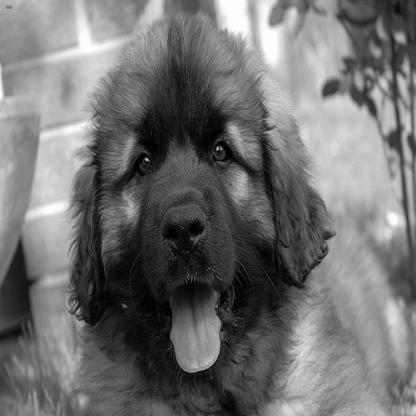
#> input picture Leonberger-1/test/images/leonberger_25_jpg.rf.0729ffd9fd4eddced219d7482901840b.jpg, 416 x 416 px
$ python invariants.py --image Leonberger-1/test/images/leonberger_25_jpg.rf.0729ffd9fd4eddced219d7482901840b.jpg
#> lines starting #> are read from the running program, lines starting #| are printed output that depends on the picture
# author: Adrian Rosebrock
# date: 29 January 2014
# website: http://www.pyimagesearch.com

# USAGE
# python invariants.py --image trex.png

# import the necessary packages
import matplotlib.pyplot as plt
import numpy as np
import argparse
import cv2

# define a function to extract a histogram from each
# channel of the image
def histogram(image):
	# initialize the list of histograms, one calculated
	# for each channel of the image
	hists = []

	# loop over the image channels
	for chan in cv2.split(image):
		# create a histogram for the current channel and
		hist = cv2.calcHist([chan], [0], None, [256], [0, 256])
		hist = cv2.normalize(hist, hist)
		hists.append(hist)

	# return the list of histograms
	return hists

# define a function used to rotate an image
def rotate(image, angle):
	# grab the dimensions of the image and calculate the
	# center of the image
	(h, w) = image.shape[:2]
	center = (w / 2, h / 2)

	# rotate and scale the image
	M = cv2.getRotationMatrix2D(center, angle, 1.0)
	affine = cv2.warpAffine(image, M, (w, h))

	# return the rotated and scaled image
	return affine

# define a funciton used to resize an image
def resize(image, scale):
	# calculate the dimensions of the new resized image and
	# then perform the resizing
	dim = tuple(np.int32((image.shape[0] * scale, image.shape[1] * scale)))
	resized = cv2.resize(image, dim, interpolation = cv2.INTER_AREA)

	# return the resized image
	return resized

# construct the argument parser and parse the arguments
ap = argparse.ArgumentParser()
ap.add_argument("-i", "--image", required = True,
	help = "path to the image")
args = vars(ap.parse_args())

# load the image
image = cv2.imread(args["image"])
#> image is the input picture: shape (416, 416, 3); min 0, max 255, mean 112.4

# loop over the list of rotations (in degrees) and scales
for (i, (angle, scale)) in enumerate(((0, 1.0), (90, 0.5), (180, 0.25))):
	# rotate and resize the image, then calculate a histogram
	# for each channel of the image
	affine = resize(rotate(image, angle), scale)
	hists = histogram(affine)

	# initialize the figure and show the resized image
	title = "Angle: %d, Scale: %.2f" % (angle, scale)
	plt.figure(title)
	cv2.imshow(title, affine)

	# loop over the histograms for each channel and plot them
	for (hist, color) in zip(hists, ("b", "g", "r")):
		plt.plot(hist, color = color)
		plt.xlim([0, 256])
		plt.ylim([0, 1])
#> this loop made 3 passes
#> pass 2, in rotate (call 2), `affine = cv2.warpAffine(image, M, (w, h))`:
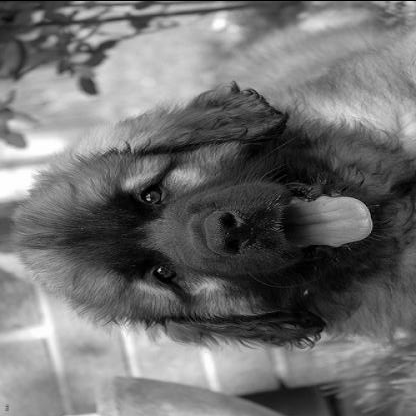
#> affine: shape (416, 416, 3); min 0, max 255, mean 112.1
#> pass 3, in rotate (call 3), `affine = cv2.warpAffine(image, M, (w, h))`:
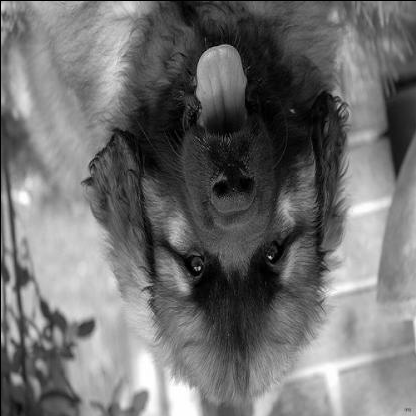
#> affine: shape (416, 416, 3); min 0, max 255, mean 111.8
#> pass 3, in resize (call 3), `resized = cv2.resize(image, dim, interpolation = cv2.INTER_AREA)`:
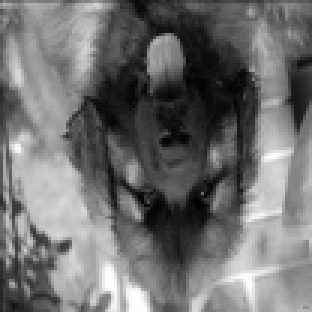
#> resized: shape (104, 104, 3) (shown 3 times larger); min 1, max 254, mean 111.8

# show the plots and wait for a keypress
plt.show()
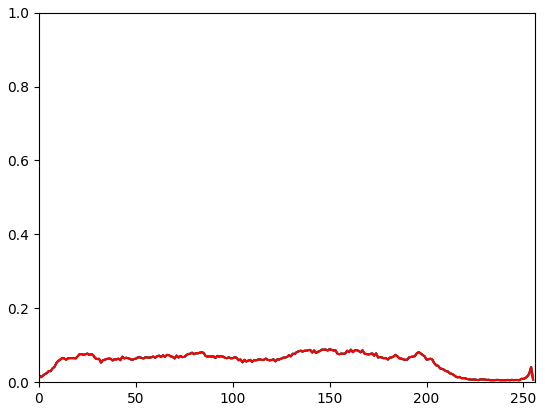
#> figure drawn by matplotlib, 1 panel; curve peaks at x = 150, y = 0.0896; curve peaks at x = 150, y = 0.0896; curve peaks at x = 150, y = 0.0896
#> figure, not shown here; curve peaks at x = 150, y = 0.0981; curve peaks at x = 150, y = 0.0981; curve peaks at x = 150, y = 0.0981
#> figure, not shown here; curve peaks at x = 164, y = 0.108; curve peaks at x = 164, y = 0.108; curve peaks at x = 164, y = 0.108
cv2.waitKey(0)

$ run again, on Leonberger-1/test/images/leonberger_9_jpg.rf.1f112026a7ede5af8869c5fe608d4d03.jpg
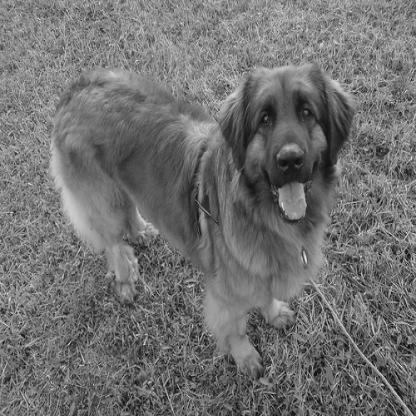
#> input picture Leonberger-1/test/images/leonberger_9_jpg.rf.1f112026a7ede5af8869c5fe608d4d03.jpg, 416 x 416 px
#> image is the input picture: shape (416, 416, 3); min 0, max 255, mean 113.1
#> the loop `for (i, (angle, scale)) in enumerate(((0, 1.0), (90, 0.5), (180, 0.25)..` made 3 passes
#> pass 3, in resize (call 3), `resized = cv2.resize(image, dim, interpolation = cv2.INTER_AREA)`:
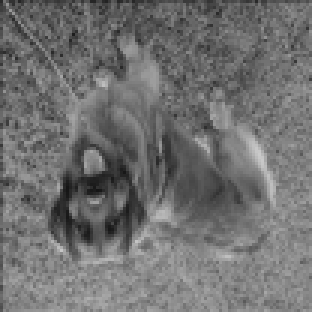
#> resized: shape (104, 104, 3) (shown 3 times larger); min 21, max 202, mean 112.4
#> `plt.show()`:
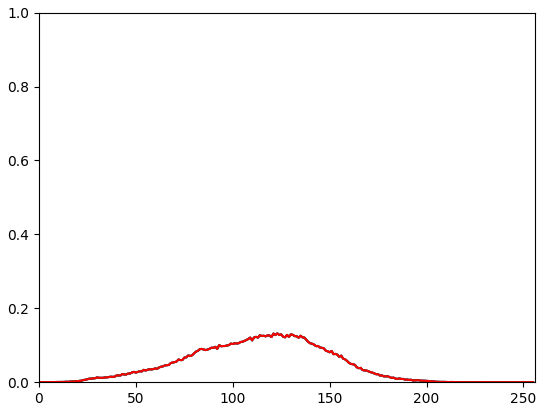
#> figure drawn by matplotlib, 1 panel; curve peaks at x = 123, y = 0.132; curve peaks at x = 123, y = 0.132; curve peaks at x = 123, y = 0.132
